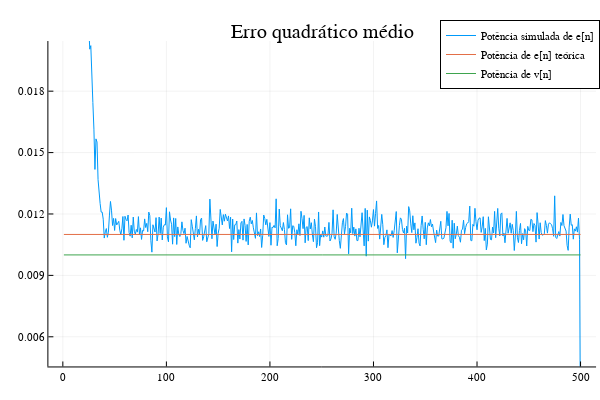

The cell this chart's notebook holds for it:
### Code cell
plot(title= "Erro quadrático médio")
plot!(erro', label = "Potência simulada de e[n]")
plot!(ones(N)*(σv2 + EMSE), label = "Potência de e[n] teórica")
plot!(ones(N)*σv2, label= "Potência de v[n]")
plot!(ylims = [0.005, 0.02])

### Figure 1 — Plotly figure (JSON) as saved in the notebook; plotly's stock layout.template omitted (floating-point values rounded to 4 significant figures; data arrays with more than 128 entries replaced by an {"elided": "..."} marker saying what was removed)
{"data": [{"colorbar": {"title": ""}, "legendgroup": "Potência simulada de e[n]", "line": {"color": "rgba(0, 154, 250, 1.000)", "dash": "solid", "shape": "linear", "width": 1}, "mode": "lines", "name": "Potência simulada de e[n]", "showlegend": true, "type": "scatter", "x": {"elided": "500 int values"}, "xaxis": "x", "y": {"elided": "500 float values"}, "yaxis": "y", "zmax": null, "zmin": null}, {"colorbar": {"title": ""}, "legendgroup": "Potência de e[n] teórica", "line": {"color": "rgba(227, 111, 71, 1.000)", "dash": "solid", "shape": "linear", "width": 1}, "mode": "lines", "name": "Potência de e[n] teórica", "showlegend": true, "type": "scatter", "x": {"elided": "500 int values"}, "xaxis": "x", "y": {"elided": "500 float values"}, "yaxis": "y", "zmax": null, "zmin": null}, {"colorbar": {"title": ""}, "legendgroup": "Potência de v[n]", "line": {"color": "rgba(62, 164, 78, 1.000)", "dash": "solid", "shape": "linear", "width": 1}, "mode": "lines", "name": "Potência de v[n]", "showlegend": true, "type": "scatter", "x": {"elided": "500 int values"}, "xaxis": "x", "y": {"elided": "500 float values"}, "yaxis": "y", "zmax": null, "zmin": null}], "layout": {"annotations": [{"font": {"color": "rgba(0, 0, 0, 1.000)", "family": "sans-serif", "size": 20}, "rotation": 0, "showarrow": false, "text": "Erro quadrático médio", "x": 0.537, "xanchor": "center", "xref": "paper", "y": 1, "yanchor": "top", "yref": "paper"}], "height": 400, "legend": {"bgcolor": "rgba(255, 255, 255, 1.000)", "bordercolor": "rgba(0, 0, 0, 1.000)", "borderwidth": 1, "font": {"color": "rgba(0, 0, 0, 1.000)", "family": "sans-serif", "size": 11}, "tracegroupgap": 0, "traceorder": "normal", "x": 1, "xanchor": "auto", "y": 1, "yanchor": "auto"}, "margin": {"b": 20, "l": 0, "r": 0, "t": 20}, "paper_bgcolor": "rgba(255, 255, 255, 1.000)", "plot_bgcolor": "rgba(255, 255, 255, 1.000)", "showlegend": true, "width": 600, "xaxis": {"anchor": "y", "domain": [0.08064, 0.9934], "gridcolor": "rgba(0, 0, 0, 0.100)", "gridwidth": 0.5, "linecolor": "rgba(0, 0, 0, 1.000)", "mirror": false, "range": [-13.97, 515.0], "showgrid": true, "showline": true, "showticklabels": true, "tickangle": 0, "tickcolor": "rgb(0, 0, 0)", "tickfont": {"color": "rgba(0, 0, 0, 1.000)", "family": "sans-serif", "size": 11}, "tickmode": "array", "ticks": "inside", "ticktext": ["0", "100", "200", "300", "400", "500"], "tickvals": [0, 100, 200, 300, 400, 500], "title": "", "titlefont": {"color": "rgba(0, 0, 0, 1.000)", "family": "sans-serif", "size": 15}, "type": "-", "visible": true, "zeroline": false, "zerolinecolor": "rgba(0, 0, 0, 1.000)"}, "yaxis": {"anchor": "x", "domain": [0.03762, 0.9415], "gridcolor": "rgba(0, 0, 0, 0.100)", "gridwidth": 0.5, "linecolor": "rgba(0, 0, 0, 1.000)", "mirror": false, "range": [0.00455, 0.02045], "showgrid": true, "showline": true, "showticklabels": true, "tickangle": 0, "tickcolor": "rgb(0, 0, 0)", "tickfont": {"color": "rgba(0, 0, 0, 1.000)", "family": "sans-serif", "size": 11}, "tickmode": "array", "ticks": "inside", "ticktext": ["0.006", "0.009", "0.012", "0.015", "0.018"], "tickvals": [0.006, 0.009, 0.012, 0.015, 0.018], "title": "", "titlefont": {"color": "rgba(0, 0, 0, 1.000)", "family": "sans-serif", "size": 15}, "type": "-", "visible": true, "zeroline": false, "zerolinecolor": "rgba(0, 0, 0, 1.000)"}}}
